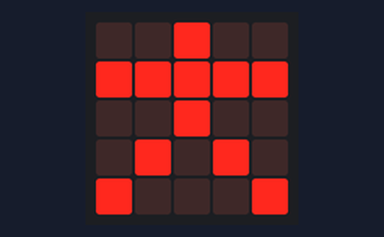
Simulated run of this program. Board: BBC micro:bit (MakeCode). On the bench: the board's 5×5 LED display. At 26.1 s the program stops and its outputs stay as they are.

Above: at 1.6 s.
At 5.2 s:
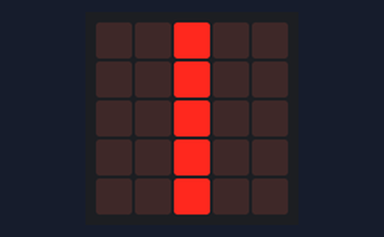
At 9.5 s:
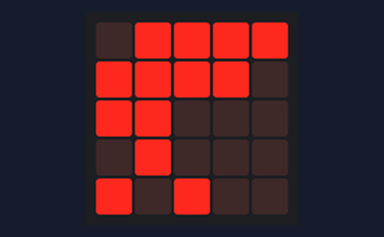
At 13.1 s:
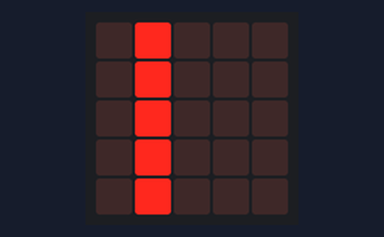
At 17.1 s:
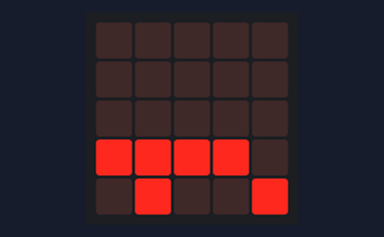
At 25.0 s:
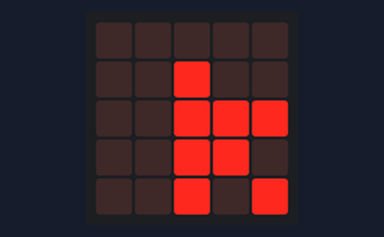

Measured:
- what the display in image 0 shows lasts 0.6 s, from 1.5 s to 2.1 s
- what the display in image 1 shows lasts 0.4 s, from 5.1 s to 5.5 s
- what the display in image 2 shows lasts 0.8 s, from 9.5 s to 10.3 s

The program:

main.ts
```typescript
basic.showString("")
basic.showString(" ")
for (let index = 0; index < 4; index++) {
    basic.showIcon(IconNames.StickFigure)
    basic.showLeds(`
        . . # . .
        . . # . .
        . . # . .
        . . # . .
        . . # . .
        `)
}
basic.showString("")
for (let index = 0; index < 4; index++) {
    basic.showLeds(`
        . # # # #
        # # # # .
        # # . . .
        . # . . .
        # . # . .
        `)
    basic.showLeds(`
        . # . . .
        # # # . #
        . # # # #
        . # . . #
        # . # . .
        `)
    basic.showLeds(`
        . # # # #
        # # # # .
        # # . . .
        . # . . .
        # . # . .
        `)
}
for (let index = 0; index < 4; index++) {
    basic.showLeds(`
        . # . . .
        . # # # .
        . # . . .
        . # # # .
        . . . # .
        `)
    basic.showLeds(`
        . # . . .
        . # # . .
        . # . # .
        . # # . .
        . . # . .
        `)
    basic.showLeds(`
        . # . . .
        . # . . .
        . # . . .
        . # . . .
        . # . . .
        `)
}
basic.showString("")
for (let index = 0; index < 4; index++) {
    basic.showLeds(`
        . . . . .
        . . . . .
        . . . . .
        . . . . .
        # # # # #
        `)
    basic.showLeds(`
        . . . . .
        . . . . .
        . . . . .
        # # # # .
        . # . . #
        `)
}
basic.showString("")
for (let index = 0; index < 4; index++) {
    basic.showLeds(`
        . . . . .
        . . . . .
        . . . . .
        . . . . .
        # # # # #
        `)
    basic.showLeds(`
        . . . . .
        . . . . .
        . . . . .
        . # . . .
        # # # . #
        `)
    basic.showLeds(`
        . . . . .
        . . # . .
        . . # # #
        . . # # .
        . . # . #
        `)
}
basic.showString("")
```

test.ts
```typescript
// aquí va el archivo "tests"; esto no se compilará cuando este paquete se utilice como una extensión.
```
